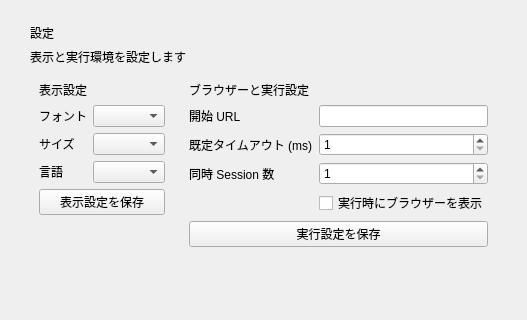
<?xml version="1.0" encoding="UTF-8"?>
<ui version="4.0"><class>SettingsForm</class><widget class="QWidget" name="SettingsForm"><layout class="QVBoxLayout" name="rootLayout"><property name="leftMargin"><number>30</number></property><property name="topMargin"><number>24</number></property><property name="rightMargin"><number>30</number></property><property name="bottomMargin"><number>24</number></property><item><widget class="QLabel" name="titleLabel"><property name="text"><string>設定</string></property></widget></item><item><widget class="QLabel" name="subtitleLabel"><property name="text"><string>表示と実行環境を設定します</string></property></widget></item><item><layout class="QHBoxLayout" name="cardsLayout"><item><widget class="QFrame" name="displayCard"><layout class="QVBoxLayout" name="displayLayout"><item><widget class="QLabel" name="displayTitle"><property name="text"><string>表示設定</string></property></widget></item><item><layout class="QFormLayout" name="displayForm"><item row="0" column="0"><widget class="QLabel" name="fontFamilyLabel"><property name="text"><string>フォント</string></property></widget></item><item row="0" column="1"><widget class="QComboBox" name="fontFamilyCombo"/></item><item row="1" column="0"><widget class="QLabel" name="fontSizeLabel"><property name="text"><string>サイズ</string></property></widget></item><item row="1" column="1"><widget class="QComboBox" name="fontSizeCombo"/></item><item row="2" column="0"><widget class="QLabel" name="languageLabel"><property name="text"><string>言語</string></property></widget></item><item row="2" column="1"><widget class="QComboBox" name="languageCombo"/></item></layout></item><item><widget class="QPushButton" name="saveDisplayButton"><property name="text"><string>表示設定を保存</string></property></widget></item><item><spacer name="displayStretch"><property name="orientation"><enum>Qt::Vertical</enum></property><property name="sizeHint"><size><width>20</width><height>40</height></size></property></spacer></item></layout></widget></item><item><widget class="QFrame" name="runtimeCard"><layout class="QVBoxLayout" name="runtimeLayout"><item><widget class="QLabel" name="runtimeTitle"><property name="text"><string>ブラウザーと実行設定</string></property></widget></item><item><layout class="QFormLayout" name="runtimeForm"><item row="0" column="0"><widget class="QLabel" name="startUrlLabel"><property name="text"><string>開始 URL</string></property></widget></item><item row="0" column="1"><widget class="QLineEdit" name="startUrlEdit"/></item><item row="1" column="0"><widget class="QLabel" name="timeoutLabel"><property name="text"><string>既定タイムアウト (ms)</string></property></widget></item><item row="1" column="1"><widget class="QSpinBox" name="timeoutSpin"><property name="maximum"><number>3600000</number></property><property name="minimum"><number>1</number></property></widget></item><item row="2" column="0"><widget class="QLabel" name="sessionLabel"><property name="text"><string>同時 Session 数</string></property></widget></item><item row="2" column="1"><widget class="QSpinBox" name="sessionSpin"><property name="minimum"><number>1</number></property><property name="maximum"><number>20</number></property></widget></item><item row="3" column="1"><widget class="QCheckBox" name="browserVisibleCheck"><property name="text"><string>実行時にブラウザーを表示</string></property></widget></item></layout></item><item><widget class="QPushButton" name="saveRuntimeButton"><property name="text"><string>実行設定を保存</string></property></widget></item><item><spacer name="runtimeStretch"><property name="orientation"><enum>Qt::Vertical</enum></property><property name="sizeHint"><size><width>20</width><height>40</height></size></property></spacer></item></layout></widget></item></layout></item></layout></widget><resources/><connections/></ui>
